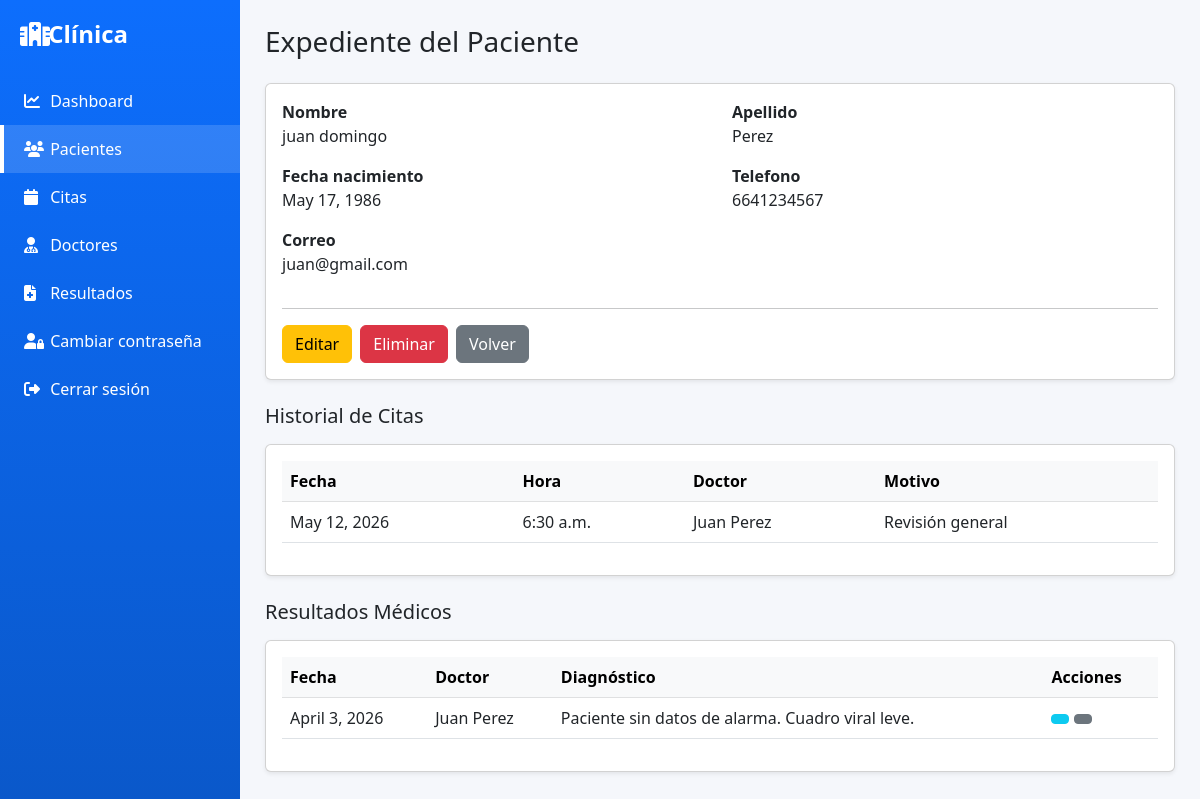
/pacientes/ver/12/, run on the app's committed database.
### pacientes/models.py (models this page shows, shortened)
class Paciente(models.Model):
    usuario = models.OneToOneField(User, on_delete=models.CASCADE, null=True, blank=True)
    nombre = models.CharField(max_length=100)
    apellido = models.CharField(max_length=100)
    fecha_nacimiento = models.DateField()
    telefono = models.CharField(max_length=20, blank=True, null=True)
    correo = models.EmailField()
    genero = models.CharField(max_length=20, blank=True, null=True)
    direccion = models.TextField(blank=True, null=True)
    tipo_sangre = models.CharField(max_length=5, blank=True, null=True)
    contacto_emergencia = models.CharField(max_length=100, blank=True, null=True)

### citas/models.py (models this page shows, shortened)
class Cita(models.Model):
    paciente = models.ForeignKey(Paciente, on_delete=models.CASCADE)
    doctor = models.ForeignKey(Doctor, on_delete=models.CASCADE)
    fecha = models.DateField()
    hora = models.TimeField()
    motivo = models.CharField(max_length=255)
    estado = models.CharField(
        max_length=20,
        default="Pendiente"
    )

### doctores/models.py (models this page shows)
class Doctor(models.Model):
    nombre = models.CharField(max_length=100)
    especialidad = models.CharField(max_length=100)
    telefono = models.CharField(max_length=20)
    consultorio = models.CharField(max_length=20)
    estado = models.CharField(
        max_length=20,
        choices=[
            ('Activo', 'Activo'),
            ('Inactivo', 'Inactivo'),
            ('Vacaciones', 'Vacaciones')
        ],
        default='Activo'
    )
    def __str__(self):
        return self.nombre

### resultados/models.py (models this page shows, shortened)
class Resultado(models.Model):
    paciente = models.ForeignKey(Paciente, on_delete=models.CASCADE)
    doctor = models.ForeignKey(Doctor, on_delete=models.CASCADE)
    cita = models.ForeignKey(Cita, on_delete=models.CASCADE)
    diagnostico = models.TextField()
    observaciones = models.TextField(blank=True)
    fecha = models.DateField(auto_now_add=True)
    estado = models.CharField(
        max_length=20,
        default="Completado"
    )

### pacientes/views.py (the view)
# urls.py: path('ver/<int:id>/', views.ver_paciente),
def ver_paciente(request, id):
    paciente = get_object_or_404(Paciente, id=id)
    citas = Cita.objects.filter(
        paciente=paciente
    ).order_by('-fecha')
    resultados = Resultado.objects.filter(
        paciente=paciente
    ).order_by('-fecha')
    return render(request, 'pacientes/ver.html', {
        'paciente': paciente,
        'citas': citas,
        'resultados': resultados
    })

### pacientes/templates/pacientes/ver.html (shortened to what this page needs)
{% extends 'base.html' %}
{% block content %}
<h3 class="mb-4">Expediente del Paciente</h3>
<div class="card shadow-sm">
  <div class="card-body">
    <div class="row">
      <div class="col-md-6 mb-3">
        <label class="fw-bold">Nombre</label>
        <div>{{ paciente.nombre }}</div>
      </div>
      <div class="col-md-6 mb-3">
        <label class="fw-bold">Apellido</label>
        <div>{{ paciente.apellido }}</div>
      </div>
      <div class="col-md-6 mb-3">
        <label class="fw-bold">Fecha nacimiento</label>
        <div>{{ paciente.fecha_nacimiento }}</div>
      </div>
      <div class="col-md-6 mb-3">
        <label class="fw-bold">Telefono</label>
        <div>{{ paciente.telefono }}</div>
      </div>
      <div class="col-md-6 mb-3">
        <label class="fw-bold">Correo</label>
        <div>{{ paciente.correo }}</div>
      </div>
    </div>
    <hr>
    <div class="d-flex gap-2">
      <a href="/pacientes/editar/{{ paciente.id }}/"
         class="btn btn-warning">
        Editar
      </a>
      <button
        class="btn btn-danger"
        id="btn-eliminar"
        data-id="{{ paciente.id }}">
        Eliminar
      </button>
      <a href="/pacientes/"
         class="btn btn-secondary">
        Volver
      </a>
    </div>
  </div>
</div>
<br>
<h5 class="mb-3">Historial de Citas</h5>
<div class="card shadow-sm mb-4">
<div class="card-body">
<table class="table table-hover align-middle">
<thead class="table-light">
<tr>
<th>Fecha</th>
<th>Hora</th>
<th>Doctor</th>
<th>Motivo</th>
</tr>
</thead>
<tbody>
{% for cita in citas %}
<tr>
<td>{{ cita.fecha }}</td>
<td>{{ cita.hora }}</td>
<td>{{ cita.doctor }}</td>
<td>{{ cita.motivo }}</td>
</tr>
{% empty %}
<tr>
<td colspan="4" class="text-center">
Sin citas registradas
</td>
</tr>
{% endfor %}
</tbody>
</table>
</div>
</div>
<h5 class="mb-3">Resultados Médicos</h5>
<div class="card shadow-sm">
<div class="card-body">
<table class="table table-hover align-middle">
<thead class="table-light">
<tr>
<th>Fecha</th>
<th>Doctor</th>
<th>Diagnóstico</th>
<th>Acciones</th>
</tr>
</thead>
<tbody>
{% for r in resultados %}
<tr>
<td>{{ r.fecha }}</td>
<td>{{ r.doctor }}</td>
<td>{{ r.diagnostico }}</td>
<td>
<a href="/resultados/ver/{{ r.id }}/"
class="btn btn-info btn-sm">
</a>
<a href="/resultados/pdf/{{ r.id }}/"
class="btn btn-secondary btn-sm">
</a>
</td>
</tr>
{% empty %}
<tr>
<td colspan="4" class="text-center">
Sin resultados médicos
</td>
</tr>
{% endfor %}
</tbody>
</table>
</div>
</div>
{% endblock %}

### templates/base.html (style rules this page uses)
body { background:#f5f7fb; }

### data on the page
Paciente: nombre "juan domingo", apellido "Perez", fecha_nacimiento "May 17, 1986", telefono "6641234567", correo "juan@gmail.com"
Cita: fecha "May 12, 2026", hora "6:30 a.m.", doctor "Juan Perez", motivo "Revisión general"
Resultado: fecha "April 3, 2026", doctor "Juan Perez", diagnostico "Paciente sin datos de alarma. Cuadro viral leve."
